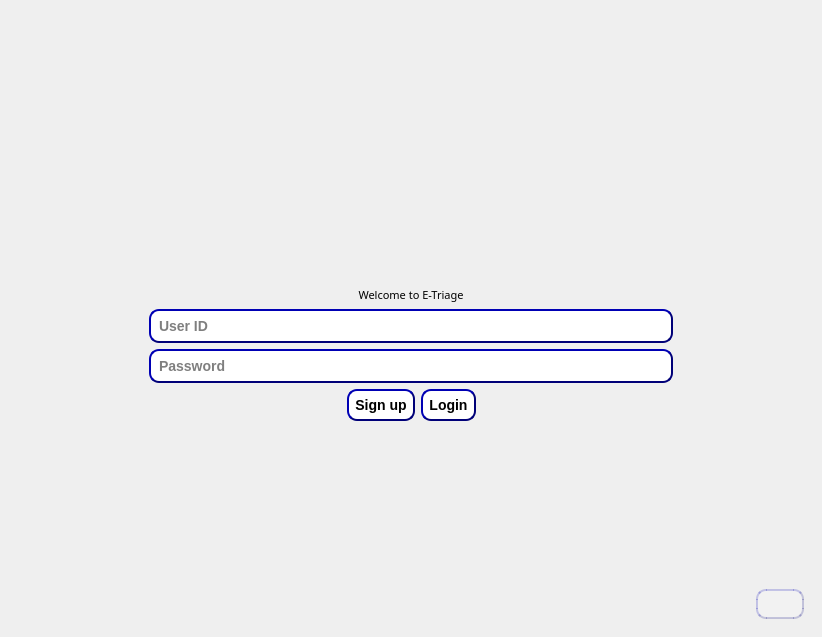
<?xml version="1.0" encoding="UTF-8"?>
<ui version="4.0">
 <class>MainWindow</class>
 <widget class="QMainWindow" name="MainWindow">
  <property name="windowModality">
   <enum>Qt::NonModal</enum>
  </property>
  <property name="geometry">
   <rect>
    <x>0</x>
    <y>0</y>
    <width>822</width>
    <height>637</height>
   </rect>
  </property>
  <property name="sizePolicy">
   <sizepolicy hsizetype="Fixed" vsizetype="Fixed">
    <horstretch>0</horstretch>
    <verstretch>0</verstretch>
   </sizepolicy>
  </property>
  <property name="font">
   <font>
    <stylestrategy>PreferAntialias</stylestrategy>
    <kerning>true</kerning>
   </font>
  </property>
  <property name="contextMenuPolicy">
   <enum>Qt::NoContextMenu</enum>
  </property>
  <property name="windowTitle">
   <string>MainWindow</string>
  </property>
  <property name="windowIcon">
   <iconset>
    <normalon>../logo/logo.png</normalon>
   </iconset>
  </property>
  <property name="autoFillBackground">
   <bool>false</bool>
  </property>
  <property name="styleSheet">
   <string notr="true"/>
  </property>
  <widget class="QWidget" name="centralwidget">
   <property name="styleSheet">
    <string notr="true">#centralwidget{
background-image: url(:/login/logo/login_background.jpg);
background-repeat: no-repeat;
background-position: center;
}
</string>
   </property>
   <layout class="QGridLayout" name="gridLayout">
    <item row="0" column="0">
     <widget class="QStackedWidget" name="stackedWidget">
      <property name="styleSheet">
       <string notr="true">background-color: rgb(255, 255, 255,0);</string>
      </property>
      <property name="currentIndex">
       <number>0</number>
      </property>
      <widget class="QWidget" name="loginPage">
       <layout class="QGridLayout" name="gridLayout_2">
        <item row="0" column="0">
         <layout class="QVBoxLayout" name="verticalLayout" stretch="0,2,2,2,3,0">
          <item>
           <spacer name="verticalSpacer">
            <property name="orientation">
             <enum>Qt::Vertical</enum>
            </property>
            <property name="sizeHint" stdset="0">
             <size>
              <width>20</width>
              <height>40</height>
             </size>
            </property>
           </spacer>
          </item>
          <item>
           <widget class="QLabel" name="label_2">
            <property name="text">
             <string/>
            </property>
            <property name="pixmap">
             <pixmap>../logo/loginLogo_2.png</pixmap>
            </property>
            <property name="alignment">
             <set>Qt::AlignCenter</set>
            </property>
           </widget>
          </item>
          <item>
           <widget class="QLabel" name="logo">
            <property name="autoFillBackground">
             <bool>false</bool>
            </property>
            <property name="styleSheet">
             <string notr="true"/>
            </property>
            <property name="text">
             <string/>
            </property>
            <property name="pixmap">
             <pixmap>../logo/loginLogo.png</pixmap>
            </property>
            <property name="alignment">
             <set>Qt::AlignCenter</set>
            </property>
           </widget>
          </item>
          <item>
           <layout class="QHBoxLayout" name="horizontalLayout" stretch="1,4,1">
            <item>
             <spacer name="horizontalSpacer">
              <property name="orientation">
               <enum>Qt::Horizontal</enum>
              </property>
              <property name="sizeHint" stdset="0">
               <size>
                <width>40</width>
                <height>20</height>
               </size>
              </property>
             </spacer>
            </item>
            <item>
             <layout class="QVBoxLayout" name="verticalLayout_2">
              <item>
               <widget class="QLabel" name="label">
                <property name="font">
                 <font>
                  <family>8514oem</family>
                  <pointsize>8</pointsize>
                  <weight>50</weight>
                  <italic>false</italic>
                  <bold>false</bold>
                 </font>
                </property>
                <property name="styleSheet">
                 <string notr="true">#label{
color: &quot;green&quot;;
	font: 8pt &quot;8514oem&quot;;
}</string>
                </property>
                <property name="text">
                 <string>Welcome to E-Triage</string>
                </property>
                <property name="alignment">
                 <set>Qt::AlignCenter</set>
                </property>
               </widget>
              </item>
              <item>
               <widget class="QLineEdit" name="id_lineEdit">
                <property name="styleSheet">
                 <string notr="true">QLineEdit {
    background-color:  rgb(255,255,255);
    border-style: outset;
    border-width: 2px;
    border-radius: 10px;
    border-color: rgb(0, 0, 120);
    font: bold 14px;
	color: black;
    min-width: 5em;
    padding: 6px;
}</string>
                </property>
                <property name="text">
                 <string/>
                </property>
                <property name="placeholderText">
                 <string>User ID</string>
                </property>
               </widget>
              </item>
              <item>
               <widget class="QLineEdit" name="password_lineEdit">
                <property name="styleSheet">
                 <string notr="true">QLineEdit {
    background-color:  rgb(255,255,255);
    border-style: outset;
    border-width: 2px;
    border-radius: 10px;
    border-color: rgb(0, 0, 120);
    font: bold 14px;
	color: black;
    min-width: 5em;
    padding: 6px;
}</string>
                </property>
                <property name="placeholderText">
                 <string>Password</string>
                </property>
               </widget>
              </item>
              <item>
               <layout class="QHBoxLayout" name="horizontalLayout_2">
                <item>
                 <spacer name="horizontalSpacer_3">
                  <property name="orientation">
                   <enum>Qt::Horizontal</enum>
                  </property>
                  <property name="sizeHint" stdset="0">
                   <size>
                    <width>40</width>
                    <height>20</height>
                   </size>
                  </property>
                 </spacer>
                </item>
                <item>
                 <widget class="QPushButton" name="signUp_Button">
                  <property name="styleSheet">
                   <string notr="true">QPushButton {
    background-color:  rgb(255,255,255);
    border-style: outset;
    border-width: 2px;
    border-radius: 10px;
    border-color: rgb(0, 0, 120);
    font: bold 14px;
	color: black;
    min-width: 5em;
    padding: 6px;
}
QPushButton:pressed {
    background-color: rgb(0, 0, 150);
    border-style: inset;
}</string>
                  </property>
                  <property name="text">
                   <string>Sign up</string>
                  </property>
                 </widget>
                </item>
                <item>
                 <widget class="QPushButton" name="pushButton">
                  <property name="styleSheet">
                   <string notr="true">QPushButton {
    background-color:  rgb(255,255,255);
    border-style: outset;
    border-width: 2px;
    border-radius: 10px;
    border-color: rgb(0, 0, 120);
    font: bold 14px;
	color: black;
    min-width: 5em;
    padding: 6px;
}
QPushButton:pressed {
    background-color: rgb(0, 0, 150);
    border-style: inset;
}</string>
                  </property>
                  <property name="text">
                   <string>Login</string>
                  </property>
                 </widget>
                </item>
                <item>
                 <spacer name="horizontalSpacer_4">
                  <property name="orientation">
                   <enum>Qt::Horizontal</enum>
                  </property>
                  <property name="sizeHint" stdset="0">
                   <size>
                    <width>40</width>
                    <height>20</height>
                   </size>
                  </property>
                 </spacer>
                </item>
               </layout>
              </item>
             </layout>
            </item>
            <item>
             <spacer name="horizontalSpacer_2">
              <property name="orientation">
               <enum>Qt::Horizontal</enum>
              </property>
              <property name="sizeHint" stdset="0">
               <size>
                <width>40</width>
                <height>20</height>
               </size>
              </property>
             </spacer>
            </item>
           </layout>
          </item>
          <item>
           <spacer name="verticalSpacer_2">
            <property name="orientation">
             <enum>Qt::Vertical</enum>
            </property>
            <property name="sizeHint" stdset="0">
             <size>
              <width>20</width>
              <height>40</height>
             </size>
            </property>
           </spacer>
          </item>
          <item>
           <layout class="QHBoxLayout" name="horizontalLayout_4">
            <item>
             <spacer name="horizontalSpacer_5">
              <property name="orientation">
               <enum>Qt::Horizontal</enum>
              </property>
              <property name="sizeHint" stdset="0">
               <size>
                <width>40</width>
                <height>20</height>
               </size>
              </property>
             </spacer>
            </item>
            <item>
             <widget class="QPushButton" name="exitButton">
              <property name="styleSheet">
               <string notr="true">#exitButton
{
    background-color:  rgb(255,255,255,50);
    border-style: outset;
    border-width: 2px;
    border-radius: 10px;
    border-color: rgb(0, 0, 120,50);
    min-width: 1em;
    padding: 6px;

}
QPushButton:pressed
 {
    background-color: rgb(0, 0, 150);
    border-style: inset;
}</string>
              </property>
              <property name="text">
               <string/>
              </property>
              <property name="icon">
               <iconset>
                <normaloff>../logo/power-off.png</normaloff>../logo/power-off.png</iconset>
              </property>
             </widget>
            </item>
           </layout>
          </item>
         </layout>
        </item>
       </layout>
      </widget>
      <widget class="QWidget" name="newUserPage">
       <layout class="QGridLayout" name="gridLayout_3">
        <item row="0" column="0">
         <layout class="QVBoxLayout" name="verticalLayout_3" stretch="4,1,4,0">
          <item>
           <spacer name="verticalSpacer_3">
            <property name="orientation">
             <enum>Qt::Vertical</enum>
            </property>
            <property name="sizeHint" stdset="0">
             <size>
              <width>20</width>
              <height>40</height>
             </size>
            </property>
           </spacer>
          </item>
          <item>
           <layout class="QHBoxLayout" name="horizontalLayout_3" stretch="1,4,1">
            <item>
             <spacer name="horizontalSpacer_6">
              <property name="orientation">
               <enum>Qt::Horizontal</enum>
              </property>
              <property name="sizeHint" stdset="0">
               <size>
                <width>40</width>
                <height>20</height>
               </size>
              </property>
             </spacer>
            </item>
            <item>
             <layout class="QVBoxLayout" name="verticalLayout_4">
              <item>
               <widget class="QLabel" name="status_label">
                <property name="font">
                 <font>
                  <family>8514oem</family>
                  <pointsize>8</pointsize>
                  <weight>50</weight>
                  <italic>false</italic>
                  <bold>false</bold>
                 </font>
                </property>
                <property name="styleSheet">
                 <string notr="true">#status_label
{
	color: &quot;green&quot;;
	font: 8pt &quot;8514oem&quot;;
}</string>
                </property>
                <property name="text">
                 <string>Welcome to E-Triage</string>
                </property>
                <property name="alignment">
                 <set>Qt::AlignCenter</set>
                </property>
               </widget>
              </item>
              <item>
               <layout class="QHBoxLayout" name="horizontalLayout_7">
                <item>
                 <widget class="QLineEdit" name="signUp_Name">
                  <property name="styleSheet">
                   <string notr="true">QLineEdit {
    background-color:  rgb(255,255,255);
    border-style: outset;
    border-width: 2px;
    border-radius: 10px;
    border-color: rgb(0, 0, 120);
    font: bold 14px;
	color: black;
    min-width: 5em;
    padding: 6px;
}</string>
                  </property>
                  <property name="text">
                   <string/>
                  </property>
                  <property name="placeholderText">
                   <string>Name:</string>
                  </property>
                 </widget>
                </item>
                <item>
                 <widget class="QLineEdit" name="signUp_Surname">
                  <property name="styleSheet">
                   <string notr="true">QLineEdit {
    background-color:  rgb(255,255,255);
    border-style: outset;
    border-width: 2px;
    border-radius: 10px;
    border-color: rgb(0, 0, 120);
    font: bold 14px;
	color: black;
    min-width: 5em;
    padding: 6px;
}</string>
                  </property>
                  <property name="text">
                   <string/>
                  </property>
                  <property name="placeholderText">
                   <string>Surname</string>
                  </property>
                 </widget>
                </item>
               </layout>
              </item>
              <item>
               <widget class="QLineEdit" name="signUp_TC">
                <property name="styleSheet">
                 <string notr="true">QLineEdit {
    background-color:  rgb(255,255,255);
    border-style: outset;
    border-width: 2px;
    border-radius: 10px;
    border-color: rgb(0, 0, 120);
    font: bold 14px;
	color: black;
    min-width: 5em;
    padding: 6px;
}</string>
                </property>
                <property name="text">
                 <string/>
                </property>
                <property name="placeholderText">
                 <string>TC number:</string>
                </property>
               </widget>
              </item>
              <item>
               <widget class="QLineEdit" name="signUp_password1">
                <property name="styleSheet">
                 <string notr="true">QLineEdit {
    background-color:  rgb(255,255,255);
    border-style: outset;
    border-width: 2px;
    border-radius: 10px;
    border-color: rgb(0, 0, 120);
    font: bold 14px;
	color: black;
    min-width: 5em;
    padding: 6px;
}</string>
                </property>
                <property name="placeholderText">
                 <string>Password</string>
                </property>
               </widget>
              </item>
              <item>
               <widget class="QLineEdit" name="signUp_password2">
                <property name="styleSheet">
                 <string notr="true">QLineEdit {
    background-color:  rgb(255,255,255);
    border-style: outset;
    border-width: 2px;
    border-radius: 10px;
    border-color: rgb(0, 0, 120);
    font: bold 14px;
	color: black;
    min-width: 5em;
    padding: 6px;
}</string>
                </property>
                <property name="placeholderText">
                 <string>Password again</string>
                </property>
               </widget>
              </item>
              <item>
               <layout class="QHBoxLayout" name="horizontalLayout_5">
                <item>
                 <spacer name="horizontalSpacer_7">
                  <property name="orientation">
                   <enum>Qt::Horizontal</enum>
                  </property>
                  <property name="sizeHint" stdset="0">
                   <size>
                    <width>40</width>
                    <height>20</height>
                   </size>
                  </property>
                 </spacer>
                </item>
                <item>
                 <widget class="QPushButton" name="signUp_signupButton">
                  <property name="styleSheet">
                   <string notr="true">QPushButton {
    background-color:  rgb(255,255,255);
    border-style: outset;
    border-width: 2px;
    border-radius: 10px;
    border-color: rgb(0, 0, 120);
    font: bold 14px;
	color: black;
    min-width: 5em;
    padding: 6px;
}
QPushButton:pressed {
    background-color: rgb(0, 0, 150);
    border-style: inset;
}</string>
                  </property>
                  <property name="text">
                   <string>Sign up</string>
                  </property>
                 </widget>
                </item>
                <item>
                 <spacer name="horizontalSpacer_8">
                  <property name="orientation">
                   <enum>Qt::Horizontal</enum>
                  </property>
                  <property name="sizeHint" stdset="0">
                   <size>
                    <width>40</width>
                    <height>20</height>
                   </size>
                  </property>
                 </spacer>
                </item>
               </layout>
              </item>
             </layout>
            </item>
            <item>
             <spacer name="horizontalSpacer_9">
              <property name="orientation">
               <enum>Qt::Horizontal</enum>
              </property>
              <property name="sizeHint" stdset="0">
               <size>
                <width>40</width>
                <height>20</height>
               </size>
              </property>
             </spacer>
            </item>
           </layout>
          </item>
          <item>
           <spacer name="verticalSpacer_4">
            <property name="orientation">
             <enum>Qt::Vertical</enum>
            </property>
            <property name="sizeHint" stdset="0">
             <size>
              <width>20</width>
              <height>40</height>
             </size>
            </property>
           </spacer>
          </item>
          <item>
           <layout class="QHBoxLayout" name="horizontalLayout_6">
            <item>
             <spacer name="horizontalSpacer_10">
              <property name="orientation">
               <enum>Qt::Horizontal</enum>
              </property>
              <property name="sizeHint" stdset="0">
               <size>
                <width>40</width>
                <height>20</height>
               </size>
              </property>
             </spacer>
            </item>
            <item>
             <widget class="QPushButton" name="exitButton_newUser">
              <property name="styleSheet">
               <string notr="true">#exitButton_newUser
{
    background-color:  rgb(0,0,255,10);
    border-style: outset;
    border-width: 2px;
    border-radius: 10px;
    border-color: rgb(0, 0, 120,50);
    min-width: 1em;
    padding: 6px;

}
QPushButton:pressed
 {
    background-color: rgb(0, 0, 150);
    border-style: inset;
}</string>
              </property>
              <property name="text">
               <string/>
              </property>
              <property name="icon">
               <iconset>
                <normaloff>../logo/left_arrow.png</normaloff>../logo/left_arrow.png</iconset>
              </property>
             </widget>
            </item>
           </layout>
          </item>
         </layout>
        </item>
       </layout>
      </widget>
     </widget>
    </item>
   </layout>
  </widget>
 </widget>
 <resources>
  <include location="backgroundLogin.qrc"/>
 </resources>
 <connections/>
</ui>
